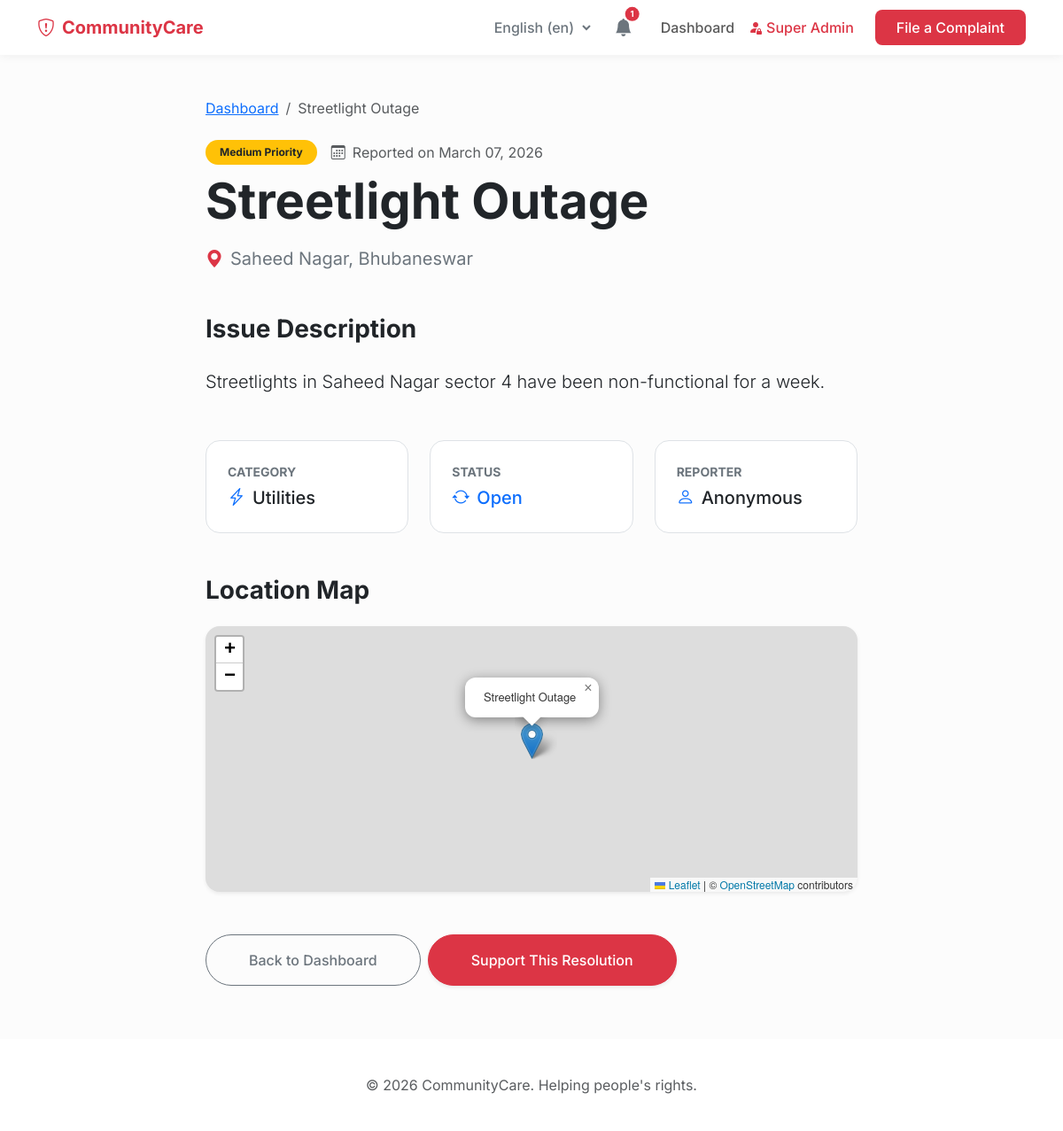
The page /complaint/5/ on the database its author committed.
### development_tracker/models.py (models this page shows, shortened)
class Complaint(models.Model):
    STATUS_CHOICES = [
        ('open', 'Open'),
        ('investigating', 'Investigating'),
        ('in_progress', 'Work Going On'),
        ('resolved', 'Resolved'),
        ('closed', 'Closed'),
    ]
    URGENCY_CHOICES = [
        ('low', 'Low'),
        ('medium', 'Medium'),
        ('high', 'High'),
    ]
    title = models.CharField(max_length=200)
    description = models.TextField()
    category = models.ForeignKey(Category, on_delete=models.CASCADE, related_name='complaints')
    location_address = models.CharField(max_length=255)
    latitude = models.FloatField(null=True, blank=True)
    longitude = models.FloatField(null=True, blank=True)
    status = models.CharField(max_length=20, choices=STATUS_CHOICES, default='open')
    urgency = models.CharField(max_length=10, choices=URGENCY_CHOICES, default='medium')
    image = models.ImageField(upload_to='complaints/', null=True, blank=True)
    reporter_name = models.CharField(max_length=100, blank=True, null=True)
    created_at = models.DateTimeField(auto_now_add=True)
    updated_at = models.DateTimeField(auto_now=True)

class Category(models.Model):
    name = models.CharField(max_length=100)
    icon = models.CharField(max_length=50, help_text="Bootstrap icon class (e.g., bi-exclamation-triangle)")
    class Meta:
        verbose_name_plural = "Categories"

### development_tracker/views.py (the view)
# urls.py: path('complaint/<int:pk>/', views.complaint_detail, name='complaint_detail'),
def complaint_detail(request, pk):
    complaint = get_object_or_404(Complaint, pk=pk)
    return render(request, 'complaint_detail.html', {'complaint': complaint})

### development_tracker/context_processors.py (called while the page is built)
def notifications(request):
    return {
        'recent_notifications': Notification.objects.filter(is_read=False).order_by('-created_at')[:5],
        'unread_notifications_count': Notification.objects.filter(is_read=False).count()
    }

### templates/complaint_detail.html (shortened to what this page needs)
{% extends 'base.html' %}
{% block content %}
<div class="row justify-content-center">
    <div class="col-lg-8">
        <nav aria-label="breadcrumb" class="mb-4">
            <ol class="breadcrumb">
                <li class="breadcrumb-item"><a href="{% url 'home' %}">Dashboard</a></li>
                <li class="breadcrumb-item active" aria-current="page">{{ complaint.title }}</li>
            </ol>
        </nav>
        <header class="mb-5">
            <div class="d-flex align-items-center mb-2">
                <span class="badge {% if complaint.urgency == 'high' %}bg-danger{% elif complaint.urgency == 'medium' %}bg-warning text-dark{% else %}bg-info{% endif %} px-3 py-2 rounded-pill me-3">
                    {{ complaint.get_urgency_display }} Priority
                </span>
                <span class="text-muted"><i class="bi bi-calendar3 me-2"></i>Reported on {{ complaint.created_at|date:"F d, Y" }}</span>
            </div>
            <h1 class="display-4 fw-bold mb-3">{{ complaint.title }}</h1>
            <div class="text-secondary mb-4 fs-5"><i class="bi bi-geo-alt-fill me-2 text-danger"></i>{{ complaint.location_address }}</div>
        </header>
        <section class="mb-5">
            <h3 class="fw-bold mb-4">Issue Description</h3>
            <p class="lead text-dark mb-4" style="line-height: 1.8;">{{ complaint.description }}</p>
        </section>
        <section class="row g-4 mb-5">
            <div class="col-md-6 col-lg-4">
                <div class="bg-white p-4 rounded-4 border">
                    <div class="text-secondary small text-uppercase fw-bold mb-1">Category</div>
                    <div class="fs-5 fw-medium"><i class="bi {{ complaint.category.icon }} me-2 text-primary"></i>{{ complaint.category.name }}</div>
                </div>
            </div>
            <div class="col-md-6 col-lg-4">
                <div class="bg-white p-4 rounded-4 border">
                    <div class="text-secondary small text-uppercase fw-bold mb-1">Status</div>
                    <div class="fs-5 fw-medium text-primary"><i class="bi bi-arrow-repeat me-2"></i>{{ complaint.get_status_display }}</div>
                </div>
            </div>
            <div class="col-md-6 col-lg-4">
                <div class="bg-white p-4 rounded-4 border">
                    <div class="text-secondary small text-uppercase fw-bold mb-1">Reporter</div>
                    <div class="fs-5 fw-medium"><i class="bi bi-person me-2 text-primary"></i>{{ complaint.reporter_name|default:"Anonymous" }}</div>
                </div>
            </div>
        </section>
        {% if complaint.latitude and complaint.longitude %}
        <section class="mb-5">
            <h3 class="fw-bold mb-4">Location Map</h3>
            <div id="map" class="shadow-sm rounded-4" style="height: 300px;"></div>
        </section>
        {% endif %}
        <div class="d-grid gap-2 d-md-flex mt-5">
            <a href="{% url 'home' %}" class="btn btn-outline-secondary px-5 py-3 rounded-pill fw-medium">Back to Dashboard</a>
            <button class="btn btn-primary px-5 py-3 rounded-pill fw-medium shadow-sm">Support This Resolution</button>
        </div>
    </div>
</div>
{% endblock %}

### templates/base.html (style rules this page uses)
:root { --primary-color: #dc3545; --secondary-color: #6c757d; --accent-color: #ffc107; --bg-color: #fcfcfc; }
body { font-family: 'Inter', sans-serif; background-color: var(--bg-color); color: #212529; }
.btn-primary { background-color: var(--primary-color); border-color: var(--primary-color); border-radius: 8px; padding: 8px 16px; font-weight: 500; }
#map { height: 400px; border-radius: 12px; z-index: 1; }

### rows shown on the page
Complaint: title "Streetlight Outage", urgency "Medium", created_at "March 07, 2026", location_address "Saheed Nagar, Bhubaneswar", description "Streetlights in Saheed Nagar sector 4 have been non-functional for a week.", category.name "Utilities", status "Open", reporter_name "Anonymous"

### other values the page prints
{{ unread_notifications_count }} "1"
form field language "English (en)"
